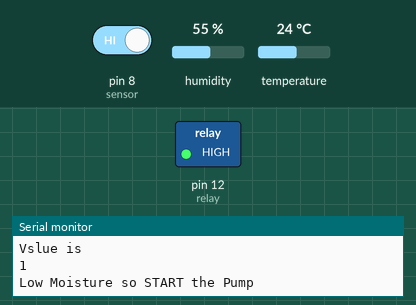
This sketch was run on a simulated Arduino Uno, built with avr-gcc and run on an emulated ATmega328P. Parts: switched loads named in the sketch (green lamp = pin HIGH), the last lines printed to the serial monitor. The inputs (shaded band) are chosen by the test bench; at power-on: pin 8 (sensor) HIGH, humidity 55 %, temperature 24 °C.

Above: at 3.9 s.
4.0 s: pin 8 (sensor) driven LOW
At 6.7 s:
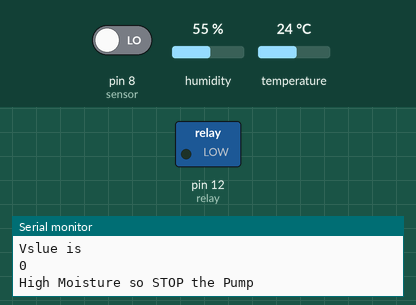
8.0 s: pin 8 (sensor) driven HIGH
At 9.8 s:
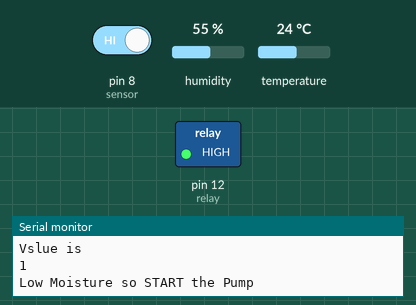
Timing chart, 0 to 11.3 s (numbered marks = the images above; inputs shaded):
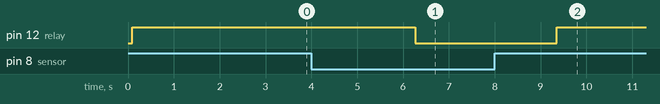

Measured:
- after the input at 4.0 s, pin 12 (relay): HIGH → LOW after 2.3 s
- after the input at 8.0 s, pin 12 (relay): LOW → HIGH after 1.4 s

The sketch:

13_Science_Fair_First_Code-Soham.ino
```cpp
#include "DHT.h"

#define DHTPIN 2     // Digital pin connected to the DHT sensor
// Feather HUZZAH ESP8266 note: use pins 3, 4, 5, 12, 13 or 14 --
// Pin 15 can work but DHT must be disconnected during program upload.

// Uncomment whatever type you're using!
#define DHTTYPE DHT11   // DHT 11
//#define DHTTYPE DHT22   // DHT 22  (AM2302), AM2321
//#define DHTTYPE DHT21   // DHT 21 (AM2301)

//int pump = 11;
int sensor = 8;//Moisture Sensor
int relay = 12  ;
int val;

// Connect pin 1 (on the left) of the sensor to +5V
// NOTE: If using a board with 3.3V logic like an Arduino Due connect pin 1
// to 3.3V instead of 5V!
// Connect pin 2 of the sensor to whatever your DHTPIN is
// Connect pin 4 (on the right) of the sensor to GROUND
// Connect a 10K resistor from pin 2 (data) to pin 1 (power) of the sensor

// Initialize DHT sensor.
// Note that older versions of this library took an optional third parameter to
// tweak the timings for faster processors.  This parameter is no longer needed
// as the current DHT reading algorithm adjusts itself to work on faster procs.
DHT dht(DHTPIN, DHTTYPE);


void setup(){
  //pinMode(pump, OUTPUT);
  pinMode(relay, OUTPUT);
  pinMode(sensor, INPUT);
  Serial.begin(9600);
  Serial.println(F(" Test Run!"));

  dht.begin();
}
void loop() {

   // Reading temperature or humidity takes about 250 milliseconds!
  // Sensor readings may also be up to 2 seconds 'old' (its a very slow sensor)
  float h = dht.readHumidity();
  // Read temperature as Celsius (the default)
  float t = dht.readTemperature();
  // Read temperature as Fahrenheit (isFahrenheit = true)
  float f = dht.readTemperature(true);

  // Check if any reads failed and exit early (to try again).
  if (isnan(h) || isnan(t) || isnan(f)) {
    Serial.println(F("Failed to read from DHT sensor!"));
    return;
  }

  // Compute heat index in Fahrenheit (the default)
  float hif = dht.computeHeatIndex(f, h);
  // Compute heat index in Celsius (isFahreheit = false)
  float hic = dht.computeHeatIndex(t, h, false);

  Serial.print(F("Humidity: "));
  Serial.print(h);
  Serial.print(F("%  Temperature: "));
  Serial.print(t);
  Serial.print(F("°C "));
  Serial.print(f);
  Serial.print(F("°F  Heat index: "));
  Serial.print(hic);
  Serial.print(F("°C "));
  Serial.print(hif);
  Serial.println(F("°F"));

  val = digitalRead(sensor);
    Serial.println("Vslue is ");
    Serial.println(val);


  if (val == LOW) {
    //HIGH Moisture in the soil, hence the resistance reading is LOW from sensor
    //So Dont start the pump
    Serial.println("High Moisture so STOP the Pump");

    //digitalWrite(pump,LOW);
    digitalWrite(relay,LOW);
   }
  else {
    //LOW Moisture in the soil, hence the resistance reading is HIGH from sensor
    //So Start the pump
    Serial.println("Low Moisture so START the Pump");

    //digitalWrite(pump, HIGH);
    digitalWrite(relay, HIGH);
    //If the current outside temperature is higher than 85 degrees then keep the motor running for longer time
    if(f >= 85.00){
        Serial.println("high temperature");
        delay(2000);
    }
  }
  delay(1000);
 // Wait a few seconds between measurements.
  delay(2000);


}
```
